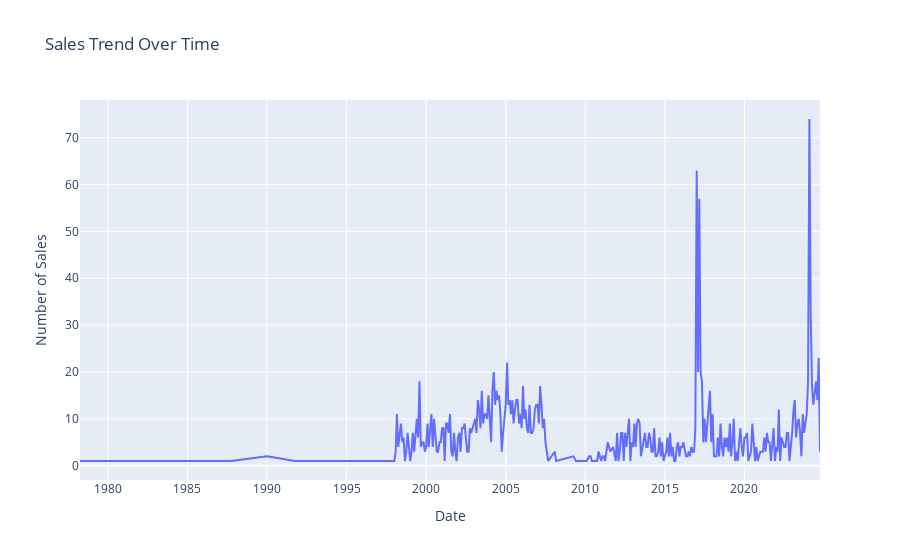

The code cell stored with this chart in its notebook:
### Code cell
# Convert instance_date to datetime
transactions_satwa['instance_date'] = pd.to_datetime(transactions_satwa['instance_date'], format="%d-%m-%Y")

# Group by year and month to count sales transactions
monthly_sales = transactions_satwa.groupby(transactions_satwa['instance_date'].dt.to_period("M")).size()

# If your index is a PeriodIndex, convert it to string or datetime
monthly_sales.index = monthly_sales.index.to_timestamp()  # Convert PeriodIndex to datetime
# or 
monthly_sales.index = monthly_sales.index.astype(str)  # Convert PeriodIndex to string

# Recreate the plot after converting the index
sales_trend_fig = px.line(monthly_sales, title="Sales Trend Over Time",
                          labels={'value': 'Number of Sales', 'instance_date': 'Date'})

# Hide the legend
sales_trend_fig.update_layout(showlegend=False)

sales_trend_fig.write_image(f"{output_dir}/sales_trend_over_time.png")
sales_trend_fig.show()

### Figure 1 — Plotly figure (JSON) as saved in the notebook; plotly's stock layout.template omitted (floating-point values rounded to 4 significant figures; data arrays with more than 128 entries replaced by an {"elided": "..."} marker saying what was removed)
{"data": [{"hovertemplate": "variable=0<br>Date=%{x}<br>Number of Sales=%{y}<extra></extra>", "legendgroup": "0", "line": {"color": "#636efa", "dash": "solid"}, "marker": {"symbol": "circle"}, "mode": "lines", "name": "0", "orientation": "v", "showlegend": true, "type": "scatter", "x": {"elided": "314 str values"}, "xaxis": "x", "y": {"elided": "314 int values"}, "yaxis": "y"}], "layout": {"legend": {"title": {"text": "variable"}, "tracegroupgap": 0}, "showlegend": false, "title": {"text": "Sales Trend Over Time"}, "xaxis": {"anchor": "y", "domain": [0, 1], "title": {"text": "Date"}}, "yaxis": {"anchor": "x", "domain": [0, 1], "title": {"text": "Number of Sales"}}}}
